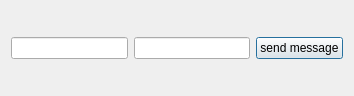
<?xml version="1.0" encoding="UTF-8"?>
<ui version="4.0">
 <class>Dialog</class>
 <widget class="QDialog" name="Dialog">
  <property name="geometry">
   <rect>
    <x>0</x>
    <y>0</y>
    <width>354</width>
    <height>96</height>
   </rect>
  </property>
  <property name="windowTitle">
   <string>Dialog</string>
  </property>
  <layout class="QHBoxLayout" name="horizontalLayout">
   <item>
    <widget class="QLineEdit" name="lineEdit"/>
   </item>
   <item>
    <widget class="QLineEdit" name="lineEdit_2"/>
   </item>
   <item>
    <widget class="QPushButton" name="pushButtonD">
     <property name="text">
      <string>send message</string>
     </property>
    </widget>
   </item>
  </layout>
 </widget>
 <tabstops>
  <tabstop>lineEdit_2</tabstop>
 </tabstops>
 <resources/>
 <connections/>
</ui>
